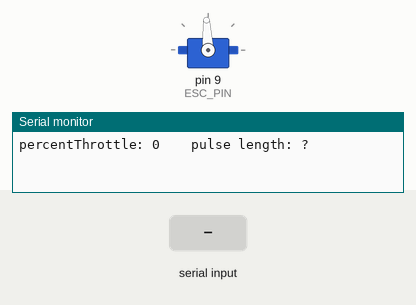
Bench run of a sketch on a simulated Arduino Uno, built with avr-gcc and run on an emulated ATmega328P. On the bench: servo, the last lines printed to the serial monitor. The test bench sets the inputs (shaded band).

Above: at 1.2 s.
1.3 s: "90,45\n" received over Serial
At 3.7 s:
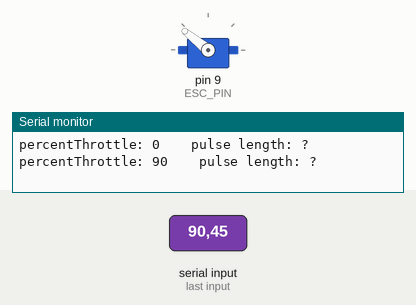
4.0 s: "30,150\n" received over Serial
At 10.4 s:
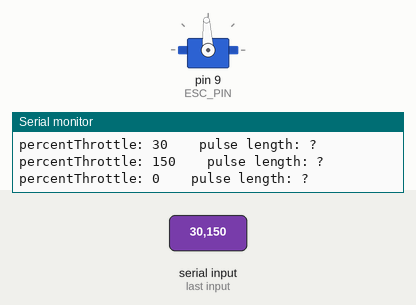
Timing chart, 0 to 11.5 s (numbered marks = the images above; inputs shaded):
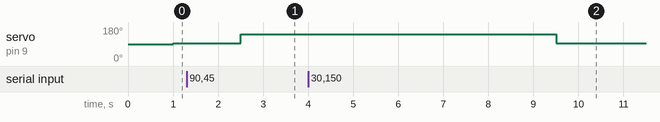

The sketch:

MotorTest_Arduino.ino
```cpp
#include <Wire.h>
#include <Servo.h>

// SET PIN
#define ESC_PIN 9
Servo escServo;

// DEFINE MIN/MAX PULSE LENGTH IN MILLISECONDS (ms)
const double ESC_MIN_PL = 1;
const double ESC_MAX_PL = 2;

// DEFINE MIN/MAX THROTTLE DECIMAL PERCENTAGES TO INPUT
// in general:
    // 0 = 0%  no movement
    // 1.0 = 100% = full speed forwards
    // -1.0 = -100% = full speed backwards
const double ESC_MIN = -1;
const double ESC_MAX = 1;


// DEFINE SERIAL INPUT
int percentThrottle;
char serialString[100];


void setup() {
  // setup esc servo
  escServo.attach(ESC_PIN);

  Serial.begin(9600);

  yield();
}


// maps input value to output value for given input range and output range
double mapVal(double val, double fromMin, double fromMax, double toMin, double toMax){
  double out = 0;
  if (val < fromMin){ val = fromMin; }
  if (val > fromMax){ val = fromMax; }
  out = (((toMax-toMin)/(fromMax-fromMin))*(val-fromMin)) + toMin;
  return out;
}


// maps throttle percentage to PWM pulse length in μs (converts ms ->μs!!!)
double convertToPL(double percentThrottle){
  double pulseLength = mapVal(percentThrottle,ESC_MIN,ESC_MAX,ESC_MIN_PL*pow(10,3),ESC_MAX_PL*pow(10,3));
  return pulseLength;
}

void sendMotorPulse(double percentThrottle){
  double pulseLength = convertToPL(percentThrottle);
  escServo.writeMicroseconds(pulseLength);
}


void loop() {
  percentThrottle = Serial.parseInt();

  double pulseLength = convertToPL(percentThrottle);

  sprintf(serialString,"percentThrottle: %d \t pulse length: %lf", percentThrottle, pulseLength);
  Serial.println(serialString);


  // convert throttle decimal percentage into pulse length duration and send pulse
  sendMotorPulse(percentThrottle);

  delay(1500);


}
```

Measured:
- after the input at 1.3 s, servo on pin 9 (ESC_PIN): 93° → 141° after 1.2 s
- after the input at 4.0 s, servo on pin 9 (ESC_PIN): 141° → 93° after 5.5 s instead of 2.5 s
